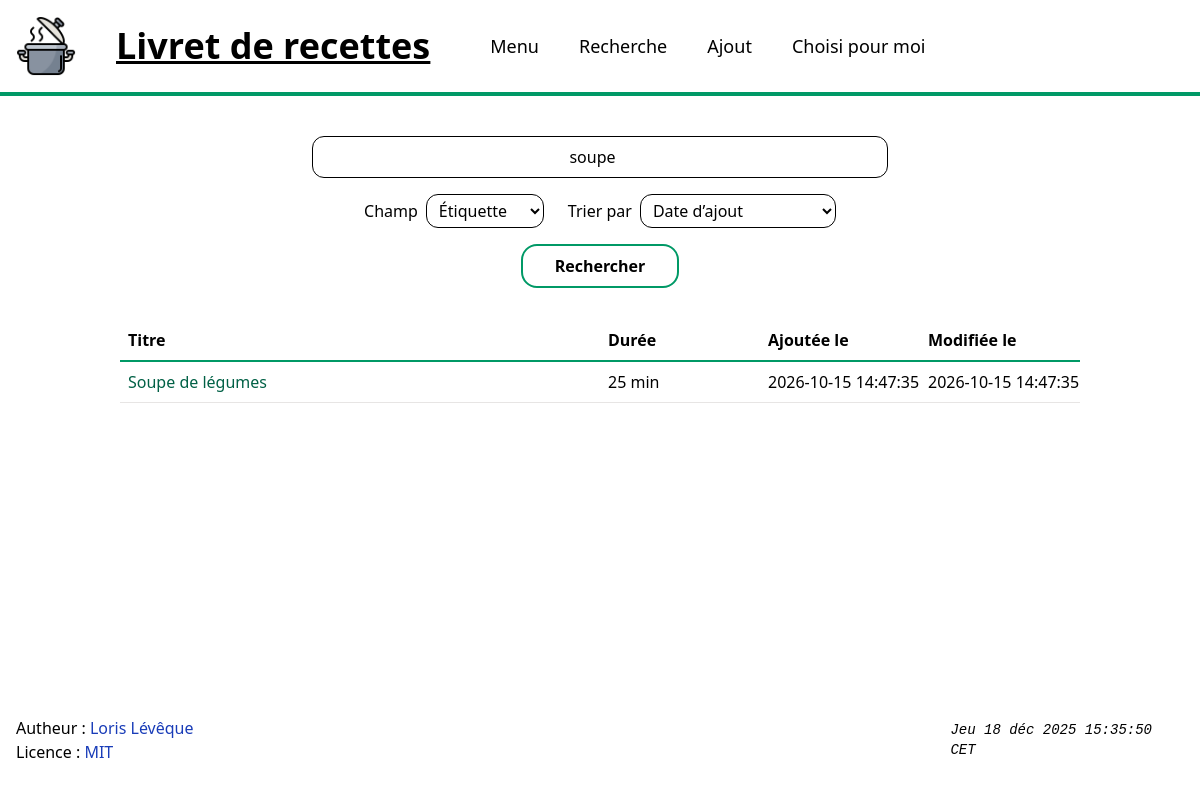
The page /search.php?q=soupe&by=tag on the database its author committed.
### tables this page shows
CREATE TABLE recipes (
        id INTEGER PRIMARY KEY AUTOINCREMENT,
        title TEXT NOT NULL CHECK (length(title) > 0),
        people INTEGER NOT NULL DEFAULT 0 CHECK (people >= 0),
        steps TEXT NOT NULL DEFAULT '',
        image_path TEXT,
        duration INTEGER NOT NULL DEFAULT 0 CHECK (duration >= 0),
        note TEXT NOT NULL DEFAULT '',
        created_at TEXT NOT NULL DEFAULT (datetime('now', 'localtime')),
        modified_at TEXT NOT NULL DEFAULT (datetime('now', 'localtime'))
);

### src/Database.php (called while the page is built, shortened)
<?php
final class Database
{
    private static ?PDO $pdo = null;
    public static function pdo(): PDO
    {
        global $config;
        $dsn = (string) $config['db']['dsn'];
        self::$pdo = new PDO($dsn, null, null, [
            PDO::ATTR_ERRMODE => PDO::ERRMODE_EXCEPTION,
            PDO::ATTR_DEFAULT_FETCH_MODE => PDO::FETCH_ASSOC,
            PDO::ATTR_EMULATE_PREPARES => false,
        ]);
        self::$pdo->exec('PRAGMA foreign_keys = ON');
        self::migrate(self::$pdo);
        return self::$pdo;
    }
    private static function migrate(PDO $pdo): void
    {
        $file = __DIR__ . '/schema.sql';
        $sql = (string) file_get_contents($file);
        $sql = preg_replace('/--.*$/m', '', $sql) ?? $sql;
        foreach (array_filter(array_map('trim', explode(';', $sql))) as $statement) {
            $pdo->exec($statement);
        }
        $columns = $pdo->query('PRAGMA table_info(recipes)')->fetchAll();
    }
}

### src/bootstrap.php (called while the page is built, shortened)
<?php
$config = require dirname(__DIR__) . '/config/config.php';
require_once __DIR__ . '/helpers.php';
require_once __DIR__ . '/Database.php';
require_once __DIR__ . '/RecipeRepository.php';
function recipes(): RecipeRepository
{
    static $repository = null;
    if ($repository === null) {
        $repository = new RecipeRepository(Database::pdo());
    }
    return $repository;
}
function render(string $view, array $data = []): void
{
    $viewFile = dirname(__DIR__) . '/templates/' . $view . '.php';
    extract($data, EXTR_SKIP);
    require $viewFile;
    require dirname(__DIR__) . '/templates/layout.php';
}

### public/search.php (called while the page is built, shortened)
<?php
require dirname(__DIR__) . '/src/bootstrap.php';
$q = trim((string) ($_GET['q'] ?? ''));
$by = (string) ($_GET['by'] ?? 'name');
$order = (string) ($_GET['order'] ?? 'created_at');
$searched = array_key_exists('q', $_GET) || array_key_exists('by', $_GET) || array_key_exists('order', $_GET);
$recipes = [];
if ($searched) {
    $recipes = recipes()->search($q, $by, $order);
}
render('search', [
    'title' => 'Recherche',
    'q' => $q,
    'by' => $by,
    'order' => $order,
    'searched' => $searched,
    'recipes' => $recipes,
]);

### src/RecipeRepository.php (called while the page is built, shortened)
<?php
final class RecipeRepository
{
    public function search(string $query, string $field, string $order): array
    {
        $orderSql = self::ORDER_SQL[$order] ?? self::ORDER_SQL['created_at'];
        $query = trim($query);
        if ($query === '') {
            $sql = 'SELECT r.* FROM recipes r ORDER BY ' . $orderSql;
            $rows = $this->run($sql)->fetchAll();
        } else {
            $template = self::SEARCH_SQL[$field] ?? self::SEARCH_SQL['name'];
            $sql = sprintf($template, $orderSql);
            $rows = $this->run($sql, ['q' => like_pattern($query)])->fetchAll();
        }
        return $this->hydrateAll($rows);
    }
    private function hydrate(array $row): Recipe
    {
        $id = (int) $row['id'];
        $ingredients = [];
        foreach ($this->run(
            'SELECT name, quantity, unit_id
             FROM ingredients
             WHERE recipe_id = :id
             ORDER BY position, id',
            ['id' => $id]
        )->fetchAll() as $ingredient) {
            $ingredients[] = [
                'name' => (string) $ingredient['name'],
                'quantity' => (float) $ingredient['quantity'],
                'unit_id' => (int) $ingredient['unit_id'],
            ];
        }
        $tags = array_map(
            static fn (array $t): string => (string) $t['name'],
            $this->run(
                'SELECT t.name
                 FROM tags t
                 INNER JOIN recipe_tags rt ON rt.tag_id = t.id
                 WHERE rt.recipe_id = :id
                 ORDER BY t.name COLLATE NOCASE',
                ['id' => $id]
            )->fetchAll()
        );
        return new Recipe(
            title: (string) $row['title'],
            people: (int) $row['people'],
            tags: $tags,
            ingredients: $ingredients,
            steps: Recipe::stepsFromStorage((string) $row['steps']),
            duration: (int) $row['duration'],
            note: (string) $row['note'],
            imagePath: $row['image_path'] !== null ? (string) $row['image_path'] : null,
            id: $id,
            createdAt: (string) ($row['created_at'] ?? ''),
            modifiedAt: (string) ($row['modified_at'] ?? ''),
        );
    }
    private function hydrateAll(array $rows): array
    {
        $recipes = [];
        foreach ($rows as $row) {
            $recipes[] = $this->hydrate($row);
        }
        return $recipes;
    }
    private function run(string $sql, array $params = []): PDOStatement
    {
        $stmt = $this->pdo->prepare($sql);
        foreach ($params as $name => $value) {
            $placeholder = str_starts_with((string) $name, ':') ? (string) $name : ':' . $name;
            if (is_int($value)) {
                $stmt->bindValue($placeholder, $value, PDO::PARAM_INT);
            } elseif ($value === null) {
                $stmt->bindValue($placeholder, null, PDO::PARAM_NULL);
            } else {
                $stmt->bindValue($placeholder, $value, PDO::PARAM_STR);
            }
        }
        $stmt->execute();
        return $stmt;
    }
}

### src/helpers.php (called while the page is built, shortened)
<?php
function e(?string $value): string
{
    return htmlspecialchars((string) $value, ENT_QUOTES | ENT_SUBSTITUTE, 'UTF-8');
}
function url(string $path): string
{
    global $config;
    $base = rtrim((string) ($config['app']['base_path'] ?? ''), '/');
    $path = ltrim($path, '/');
    return ($base === '' ? '' : $base) . '/' . $path;
}
function like_pattern(string $query): string
{
    $escaped = str_replace(['\\', '%', '_'], ['\\\\', '\\%', '\\_'], $query);
    return '%' . $escaped . '%';
}

### config/config.php (called while the page is built)
<?php
return [
    'app' => [
        'name' => 'Livret de recettes',
        'base_path' => '',
    ],
    'db' => [
        'dsn' => 'sqlite:' . dirname(__DIR__) . '/data/cookbook.sqlite',
    ],
    'uploads' => [
        'dir' => dirname(__DIR__) . '/public/uploads/recipes',
        'url' => 'uploads/recipes',
        'max_bytes' => 2 * 1024 * 1024,
    ],
];

### templates/recipe_list.php (the view)
<?php
$emptyMessage = $emptyMessage ?? 'Aucune recette.';
?>
<?php if ($recipes === []): ?>
<p class="text-center text-stone-600 py-6"><?= e($emptyMessage) ?></p>
<?php else: ?>
<table class="w-full table-fixed border-collapse">
        <thead>
                <tr class="border-b-2 border-emerald-600 text-left">
                        <th class="p-2 w-1/2">Titre</th>
                        <th class="p-2 w-1/6">Durée</th>
                        <th class="p-2 w-1/6">Ajoutée le</th>
                        <th class="p-2 w-1/6">Modifiée le</th>
                </tr>
        </thead>
        <tbody>
                <?php foreach ($recipes as $item): ?>
                <tr class="border-b border-stone-200 hover:bg-emerald-50">
                        <td class="p-2"><a class="block truncate text-emerald-800 hover:underline font-medium" href="<?= e(url('recipe.php?id=' . $item->id)) ?>"><?= e($item->title) ?></a></td>
                        <td class="p-2"><?= $item->duration > 0 ? e((string) $item->duration) . ' min' : '—' ?></td>
                        <td class="p-2 whitespace-nowrap"><?= e($item->createdAt !== '' ? $item->createdAt : '—') ?></td>
                        <td class="p-2 whitespace-nowrap"><?= e($item->modifiedAt !== '' ? $item->modifiedAt : '—') ?></td>
                </tr>
                <?php endforeach; ?>
        </tbody>
</table>
<?php endif; ?>

### rows shown on the page
recipes: title "Soupe de légumes", duration "25", created_at "2026-10-15 14:47:35", modified_at "2026-10-15 14:47:35"

### other values the page prints
last_update_date() "Jeu 18 déc 2025 15:35:50 CET"
